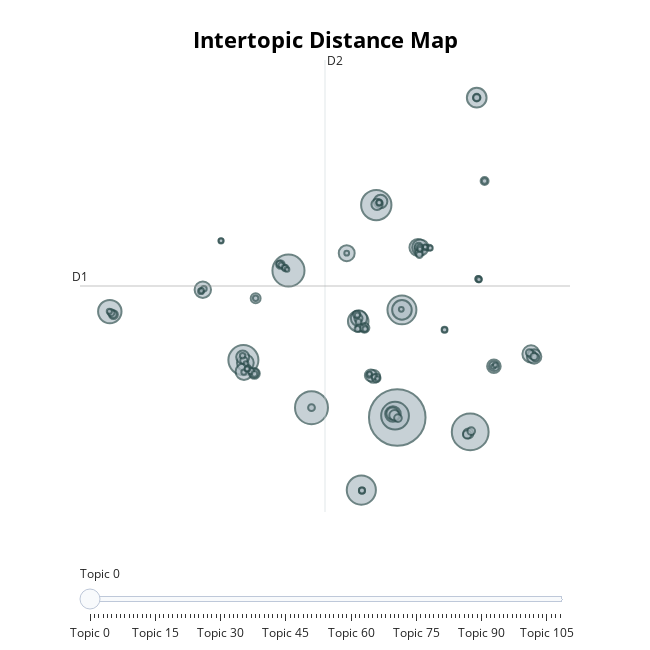

Notebook code for this chart:
### Markdown cell above
Quantitative & Qualitative Evaluation Methods

### Code cell
# Quantitative Evaluation Methods
from gensim.models.coherencemodel import CoherenceModel
from gensim.corpora import Dictionary
from sklearn.metrics import silhouette_score
import numpy as np







# 1. Topic Coherence Score Higher is better
# Prepare the texts and topics
tokenized_docs = [doc.split() for doc in reddit_documents]  # assuming preprocessed docs
dictionary = Dictionary(tokenized_docs)
corpus = [dictionary.doc2bow(doc) for doc in tokenized_docs]

# Get top words per topic
Coherence_topics = topic_model.get_topics()
topic_words = []
for topic_id in Coherence_topics:
    words = [word for word, _ in Coherence_topics[topic_id]]
    topic_words.append(words)

# Compute coherence score
coherence_model = CoherenceModel(
    topics=topic_words,
    texts=tokenized_docs,
    dictionary=dictionary,
    coherence='c_v'  # or 'u_mass', 'c_npmi', etc.
)
coherence = coherence_model.get_coherence()
print(f"Coherence Score: {coherence:.4f}")





# 2. Topic Diversity Score Higher is better
def topic_diversity(topics, topk=10):
    all_words = [word for topic in topics.values() for word, _ in topic[:topk]]
    unique_words = set(all_words)
    return len(unique_words) / (len(topics) * topk)

# Usage
topics_dict = topic_model.get_topics()
div_score = topic_diversity(topics_dict, topk=10)
print(f"Topic Diversity: {div_score:.4f}")




# 3. Intra/Inter-topic Distance via reddit_embeddings Higher is better
from sklearn.metrics import silhouette_score
import numpy as np

# a  Get document reddit_embeddings (MentalBERT in your case)
# reddit_embeddings

# b  Drop outliers so every sample has a valid cluster label
valid_idx   = [i for i, t in enumerate(topics) if t != -1]
X_valid     = reddit_embeddings[valid_idx]
labels_valid = np.array(topics)[valid_idx]

# 3c  Compute silhouette (cosine distance works better for transformers)
score = silhouette_score(X_valid, labels_valid, metric="cosine")
print(f"Silhouette Score: {score:.4f}")






# Qualitative Evaluation Methods

# 1. Review Top Words per Topic
# for topic in set(topics):
#     print(f"Topic {topic}:")
#     print(topic_model.get_topic(topic))

# 2. Inspect Topic Examples
# topic_model.get_representative_docs()

# 3. Visualize Topic Distribution
# topic_model.visualize_barchart(top_n_topics=10)
# topic_model.visualize_distribution(probs, min_probability=0.015)

# 4. Visualize Topics with UMAP
topic_model.visualize_topics()
